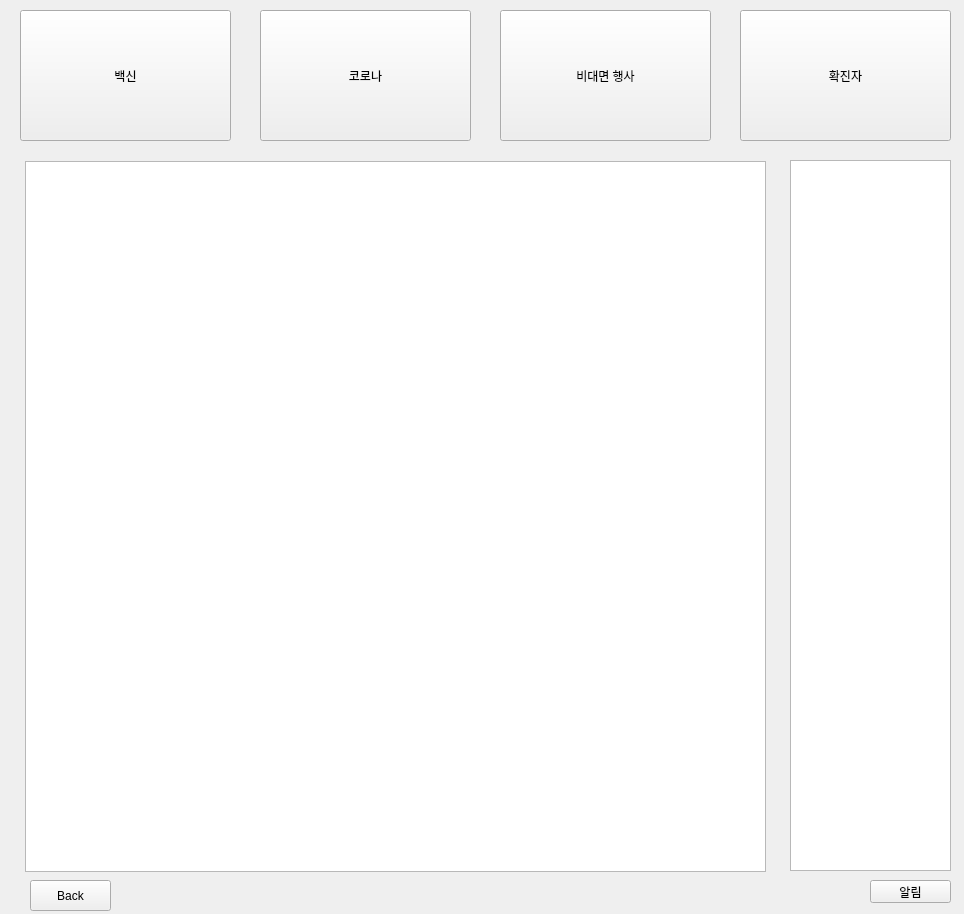
<?xml version="1.0" encoding="UTF-8"?>
<ui version="4.0">
 <class>TotalInfoWindow</class>
 <widget class="QMainWindow" name="TotalInfoWindow">
  <property name="geometry">
   <rect>
    <x>0</x>
    <y>0</y>
    <width>964</width>
    <height>914</height>
   </rect>
  </property>
  <property name="windowTitle">
   <string>CIMS</string>
  </property>
  <property name="iconSize">
   <size>
    <width>16</width>
    <height>16</height>
   </size>
  </property>
  <widget class="QWidget" name="centralwidget">
   <widget class="QPushButton" name="VaccineInfo">
    <property name="geometry">
     <rect>
      <x>20</x>
      <y>10</y>
      <width>211</width>
      <height>131</height>
     </rect>
    </property>
    <property name="text">
     <string>백신</string>
    </property>
   </widget>
   <widget class="QPushButton" name="CorronaInfo">
    <property name="geometry">
     <rect>
      <x>260</x>
      <y>10</y>
      <width>211</width>
      <height>131</height>
     </rect>
    </property>
    <property name="text">
     <string>코로나</string>
    </property>
   </widget>
   <widget class="QPushButton" name="EventInfo">
    <property name="geometry">
     <rect>
      <x>500</x>
      <y>10</y>
      <width>211</width>
      <height>131</height>
     </rect>
    </property>
    <property name="text">
     <string>비대면 행사</string>
    </property>
   </widget>
   <widget class="QPushButton" name="Infected_personInfo">
    <property name="geometry">
     <rect>
      <x>740</x>
      <y>10</y>
      <width>211</width>
      <height>131</height>
     </rect>
    </property>
    <property name="text">
     <string>확진자</string>
    </property>
   </widget>
   <widget class="QListWidget" name="listWidget_2">
    <property name="geometry">
     <rect>
      <x>790</x>
      <y>160</y>
      <width>161</width>
      <height>711</height>
     </rect>
    </property>
   </widget>
   <widget class="QPushButton" name="alarmbutton">
    <property name="geometry">
     <rect>
      <x>870</x>
      <y>880</y>
      <width>81</width>
      <height>23</height>
     </rect>
    </property>
    <property name="text">
     <string>알림</string>
    </property>
   </widget>
   <widget class="QLabel" name="alarmtext">
    <property name="geometry">
     <rect>
      <x>770</x>
      <y>880</y>
      <width>91</width>
      <height>20</height>
     </rect>
    </property>
    <property name="text">
     <string/>
    </property>
   </widget>
   <widget class="QPushButton" name="Back">
    <property name="geometry">
     <rect>
      <x>30</x>
      <y>880</y>
      <width>81</width>
      <height>31</height>
     </rect>
    </property>
    <property name="text">
     <string>Back</string>
    </property>
   </widget>
   <widget class="QListWidget" name="listWidget">
    <property name="geometry">
     <rect>
      <x>25</x>
      <y>161</y>
      <width>741</width>
      <height>711</height>
     </rect>
    </property>
   </widget>
  </widget>
 </widget>
 <resources/>
 <connections/>
</ui>
